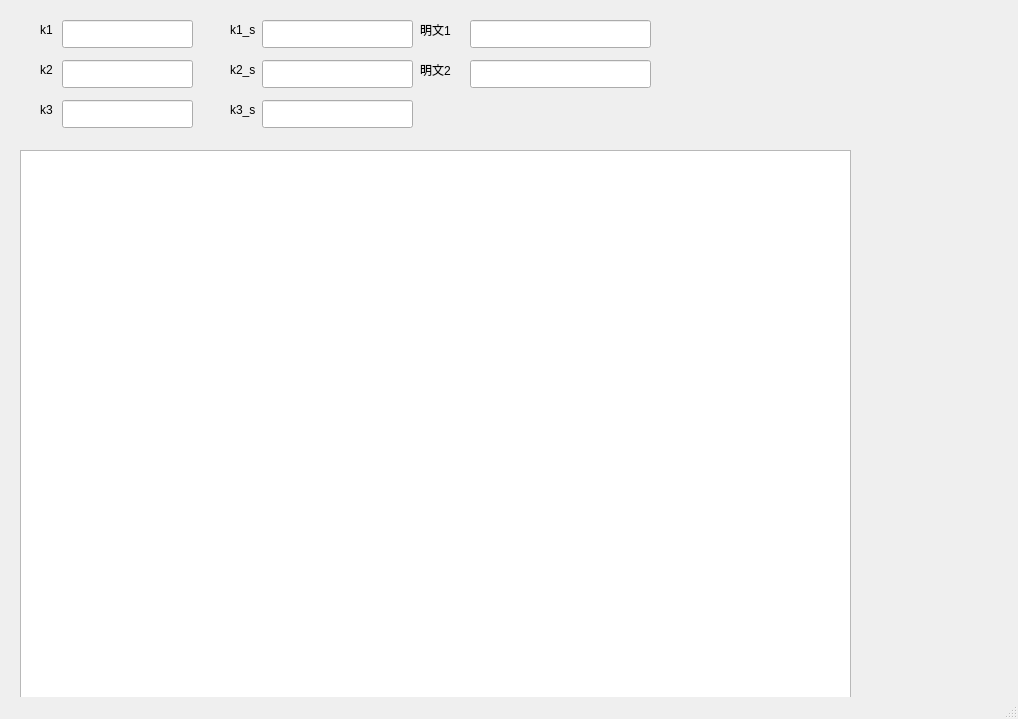
<?xml version="1.0" encoding="UTF-8"?>
<ui version="4.0">
 <class>MainWindow</class>
 <widget class="QMainWindow" name="MainWindow">
  <property name="geometry">
   <rect>
    <x>0</x>
    <y>0</y>
    <width>1018</width>
    <height>719</height>
   </rect>
  </property>
  <property name="windowTitle">
   <string>MainWindow</string>
  </property>
  <widget class="QWidget" name="centralwidget">
   <widget class="QLineEdit" name="lineEdit">
    <property name="geometry">
     <rect>
      <x>62</x>
      <y>20</y>
      <width>131</width>
      <height>28</height>
     </rect>
    </property>
   </widget>
   <widget class="QLineEdit" name="lineEdit_5">
    <property name="geometry">
     <rect>
      <x>62</x>
      <y>60</y>
      <width>131</width>
      <height>28</height>
     </rect>
    </property>
   </widget>
   <widget class="QLineEdit" name="lineEdit_6">
    <property name="geometry">
     <rect>
      <x>62</x>
      <y>100</y>
      <width>131</width>
      <height>28</height>
     </rect>
    </property>
   </widget>
   <widget class="QLabel" name="label">
    <property name="geometry">
     <rect>
      <x>40</x>
      <y>20</y>
      <width>21</width>
      <height>20</height>
     </rect>
    </property>
    <property name="text">
     <string>k1</string>
    </property>
   </widget>
   <widget class="QLabel" name="label_2">
    <property name="geometry">
     <rect>
      <x>40</x>
      <y>100</y>
      <width>21</width>
      <height>20</height>
     </rect>
    </property>
    <property name="text">
     <string>k3</string>
    </property>
   </widget>
   <widget class="QLabel" name="label_3">
    <property name="geometry">
     <rect>
      <x>40</x>
      <y>60</y>
      <width>21</width>
      <height>20</height>
     </rect>
    </property>
    <property name="text">
     <string>k2</string>
    </property>
   </widget>
   <widget class="QLineEdit" name="lineEdit_9">
    <property name="geometry">
     <rect>
      <x>262</x>
      <y>20</y>
      <width>151</width>
      <height>28</height>
     </rect>
    </property>
   </widget>
   <widget class="QLineEdit" name="lineEdit_10">
    <property name="geometry">
     <rect>
      <x>262</x>
      <y>60</y>
      <width>151</width>
      <height>28</height>
     </rect>
    </property>
   </widget>
   <widget class="QLabel" name="label_9">
    <property name="geometry">
     <rect>
      <x>230</x>
      <y>20</y>
      <width>63</width>
      <height>20</height>
     </rect>
    </property>
    <property name="text">
     <string>k1_s</string>
    </property>
   </widget>
   <widget class="QLabel" name="label_10">
    <property name="geometry">
     <rect>
      <x>230</x>
      <y>60</y>
      <width>63</width>
      <height>20</height>
     </rect>
    </property>
    <property name="text">
     <string>k2_s</string>
    </property>
   </widget>
   <widget class="QLineEdit" name="lineEdit_11">
    <property name="geometry">
     <rect>
      <x>262</x>
      <y>100</y>
      <width>151</width>
      <height>28</height>
     </rect>
    </property>
   </widget>
   <widget class="QLabel" name="label_11">
    <property name="geometry">
     <rect>
      <x>230</x>
      <y>100</y>
      <width>63</width>
      <height>20</height>
     </rect>
    </property>
    <property name="text">
     <string>k3_s</string>
    </property>
   </widget>
   <widget class="QLineEdit" name="lineEdit_12">
    <property name="geometry">
     <rect>
      <x>470</x>
      <y>60</y>
      <width>181</width>
      <height>28</height>
     </rect>
    </property>
   </widget>
   <widget class="QLabel" name="label_12">
    <property name="geometry">
     <rect>
      <x>420</x>
      <y>60</y>
      <width>41</width>
      <height>20</height>
     </rect>
    </property>
    <property name="text">
     <string>明文2</string>
    </property>
   </widget>
   <widget class="QLineEdit" name="lineEdit_14">
    <property name="geometry">
     <rect>
      <x>470</x>
      <y>20</y>
      <width>181</width>
      <height>28</height>
     </rect>
    </property>
   </widget>
   <widget class="QLabel" name="label_13">
    <property name="geometry">
     <rect>
      <x>420</x>
      <y>20</y>
      <width>41</width>
      <height>20</height>
     </rect>
    </property>
    <property name="text">
     <string>明文1</string>
    </property>
   </widget>
   <widget class="QTableView" name="tableView">
    <property name="geometry">
     <rect>
      <x>20</x>
      <y>150</y>
      <width>831</width>
      <height>551</height>
     </rect>
    </property>
    <property name="selectionBehavior">
     <enum>QAbstractItemView::SelectRows</enum>
    </property>
   </widget>
  </widget>
  <widget class="QStatusBar" name="statusbar"/>
 </widget>
 <resources/>
 <connections/>
</ui>
